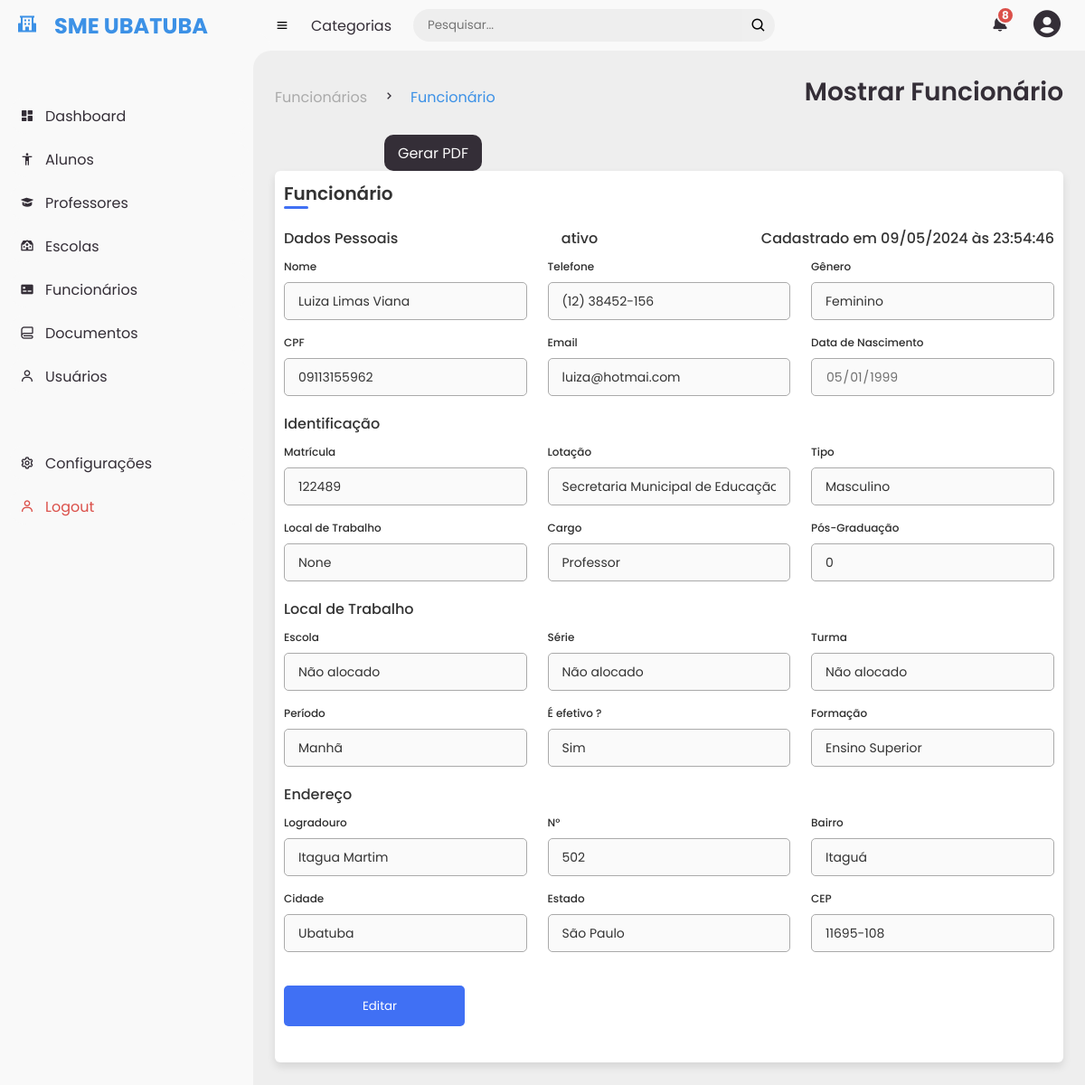
The app's page /user/funcionarios/funcionario/1 (signed in), older data.
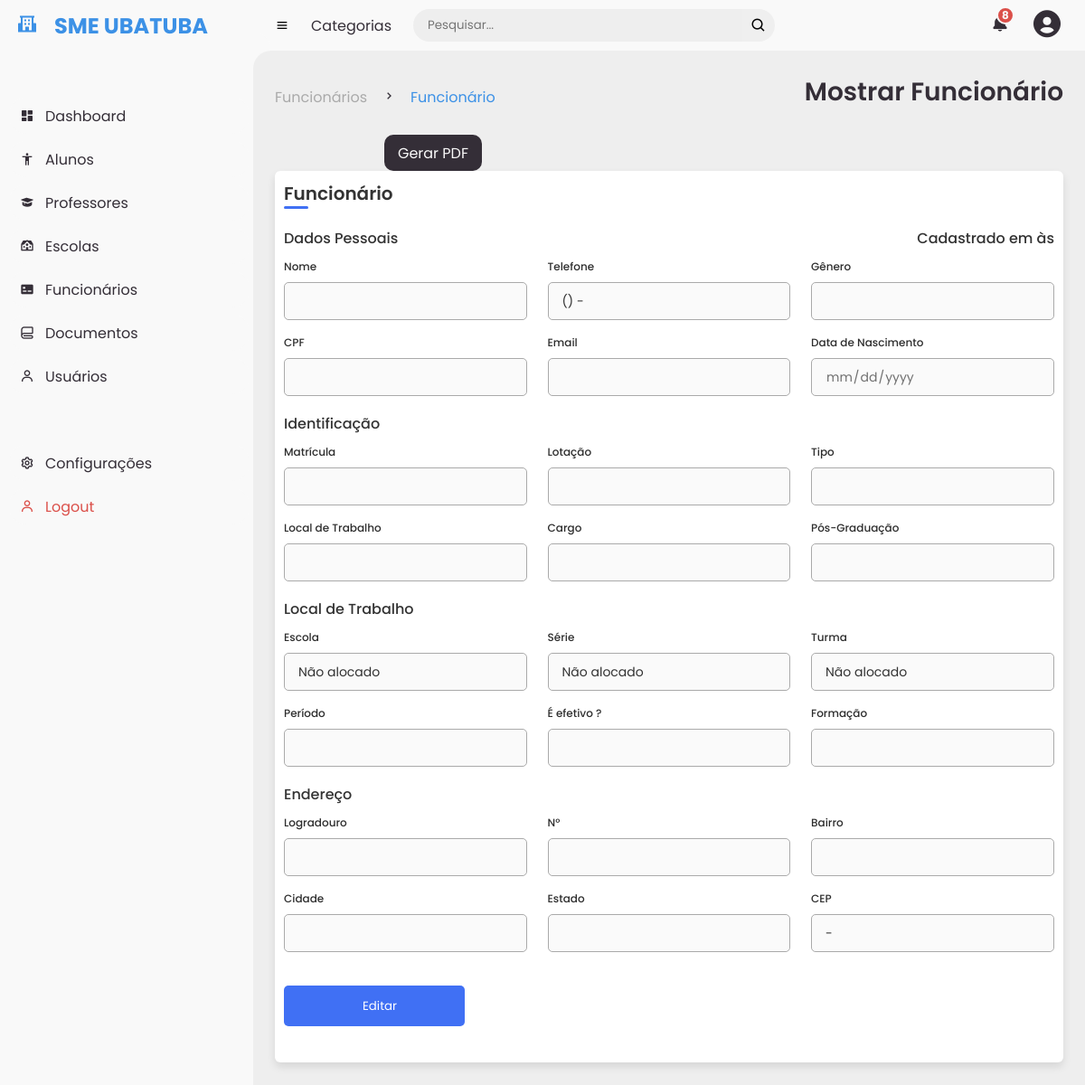
The same page, newer data.
### app.py (models this page shows, shortened)
class Funcionarios(db.Model):
    id = db.Column(db.Integer, primary_key=True)
    nome = db.Column(db.String(100))
    telefone = db.Column(db.String(100))
    genero = db.Column(db.String(100))
    cpf = db.Column(db.String(100))
    email = db.Column(db.String(100))
    data_nascimento = db.Column(db.String(10))
    data = db.Column(db.String(10))  # Alterado para db.String
    hora = db.Column(db.String(8))  # Coluna para armazenar a hora
    matricula = db.Column(db.String(100))
    lotacao = db.Column(db.String(100))
    local_trabalho = db.Column(db.String(100))
    cargo = db.Column(db.String(100))
    efetivo = db.Column(db.String(100))
    formacao = db.Column(db.String(100))
    add1 = db.Column(db.String(100))
    add2 = db.Column(db.String(100))
    add3 = db.Column(db.String(100))
    periodo = db.Column(db.String(100))
    rua = db.Column(db.String(100))
    numero = db.Column(db.String(100))
    bairro = db.Column(db.String(100))
    cidade = db.Column(db.String(100))
    estado = db.Column(db.String(100))
    cep = db.Column(db.String(100))
    situacao = db.Column(db.String(100))

### app.py (the view)
@app.route("/user/funcionarios/funcionario/<int:funcionario_id>", methods=["GET"])
def mostrar_funcionario(funcionario_id):
    if "user_id" in session:
        funcionario = Funcionarios.query.get(funcionario_id)
        alocacao = AlocacaoFuncionario.query.filter_by(funcionario_id=funcionario_id).first()
        escola_nome = alocacao.escola.nome if alocacao and alocacao.escola else "Não alocado"
        serie_nome = alocacao.serie.nome if alocacao and alocacao.serie else "Não alocado"
        turma_nome = alocacao.turma.nome if alocacao and alocacao.turma else "Não alocado"
        return render_template(
            "mostrar_funcionario.html",
            funcionario=funcionario,
            escola_nome=escola_nome,
            serie_nome=serie_nome,
            turma_nome = turma_nome
        )
    else:
        flash("Você não está logado!")
        return redirect(url_for("login"))

### templates/mostrar_funcionario.html (shortened to what this page needs)
{% extends "base.html" %}
{% block main_title%}Mostrar Funcionário{% endblock %}
{% block first_title %}Funcionários{% endblock %}
{% block sub_title %}Funcionário{% endblock %}
{% block content %}
    <head>
        <link rel="stylesheet" type="text/css" href="{{ url_for('static', filename='styles/editar_professor.css')}}">
    </head>
    <div class="container">
        <header>Funcionário</header>
        <form form action="#" method="POST">
            <div class="form first">
                <div class="details personal">
                    <div class="menu_information">
                        <span class="title">Dados Pessoais</span>
                        <span class="title">{{funcionario.situacao}}</span>
                        <span class="title data-cadastro">Cadastrado em {{funcionario.data}} às {{funcionario.hora}}</span>
                    </div>
                    <div class="fields">
                        <div class="input-field">
                            <label>Nome</label>
                            <input type="text" name="professor_nome" value="{{ funcionario.nome }}" disabled>
                        </div>
                        <div class="input-field">
                            <label>Telefone</label>
                            <input id="inputPhoneForm" name="professor_telefone" type="tel" value="{{ funcionario.telefone }}" disabled>
                        </div>
                        <div class="input-field">
                            <label>Gênero</label>
                            <input type="text" name="professor_genero" value="{{ funcionario.genero }}" disabled>
                        </div>
                        <div class="input-field">
                            <label>CPF</label>
                            <input type="text" name="professor_cpf" value="{{ funcionario.cpf }}" disabled>
                        </div>
                        <div class="input-field">
                            <label>Email</label>
                            <input type="text" name="professor_email" value="{{ funcionario.email }}" disabled>
                        </div>
                        <div class="input-field">
                            <label>Data de Nascimento</label>
                            <input type="date" name="professor_nascimento" value="{{ funcionario.data_nascimento }}" disabled>
                        </div>
                    </div>
                </div>
                <div class="details ID">
                    <span class="title">Identificação</span>
                    <div class="fields">
                        <div class="input-field">
                            <label>Matrícula</label>
                            <input type="text" name="professor_matricula" value="{{ funcionario.matricula }}" disabled>
                        </div>
                        <div class="input-field">
                            <label>Lotação</label>
                            <input type="text" name="professor_lotacao" value="{{ funcionario.lotacao }}" disabled>
                        </div>
                        <div class="input-field">
                            <label>Tipo</label>
                            <input type="text" name="professor_tipo" value="{{ funcionario.add1 }}" disabled>
                        </div>
                        <div class="input-field">
                            <label>Local de Trabalho</label>
                            <input type="text" name="professor_local_trabalho" value="{{ funcionario.local_trabalho }}" disabled>
                        </div>
                        <div class="input-field">
                            <label>Cargo</label>
                            <input type="text" name="professor_cargo" value="{{ funcionario.cargo }}" disabled>
                        </div>
                        <div class="input-field">
                            <label>Pós-Graduação</label>
                            <input type="text" name="professor_pos" value="{{ funcionario.add3 }}" disabled>
                        </div>
                    </div>
                <div class="details ID">
                    <span class="title">Local de Trabalho</span>
                    <div class="fields">
                        <div class="input-field">
                            <label for="inputEscolaForm">Escola</label>
                            <input type="text" name="professor_escola" value="{{ escola_nome }}" disabled>
                        </div>
                        <div class="input-field">
                            <label for="inputSerieForm">Série</label>
                            <input type="text" name="professor_serie" value="{{ serie_nome }}" disabled>
                        </div>
                        <div class="input-field">
                            <label>Turma</label>
                            <input type="text" name="professor_turma" value="{{ turma_nome }}" disabled>
                        </div>
                        <div class="input-field">
                            <label for="inputPeriodoForm">Período</label>
                            <input type="text" name="professor_periodo" value="{{ funcionario.periodo }}" disabled>
                        </div>
                        <div class="input-field">
                            <label>É efetivo ?</label>
                            <input type="text" name="professor_efetivo" value="{{ funcionario.efetivo }}" disabled>
                        </div>
                        <div class="input-field">
                            <label>Formação</label>
                            <input type="text" name="professor_formacao" value="{{ funcionario.formacao }}" disabled>
                        </div>
                    </div>
                    <div class="details ID">
                        <span class="title">Endereço</span>
                        <div class="fields">
                            <div class="input-field">
                                <label>Logradouro</label>
                                <input type="text" name="professor_logradouro" value="{{ funcionario.rua }}" disabled>
                            </div>
                            <div class="input-field">
                                <label>N°</label>
                                <input type="text" name="professor_numero" value="{{ funcionario.numero }}" disabled>
                            </div>
                            <div class="input-field">
                                <label>Bairro</label>
                                <input type="text" name="cd_professor_bairro" value="{{ funcionario.bairro }}" disabled>
                            </div>
                            <div class="input-field">
                                <label>Cidade</label>
                                <input type="text" name="professor_municipio" value="{{ funcionario.cidade }}" disabled>
                            </div>
                            <div class="input-field">
                                <label>Estado</label>
                                <input type="text" name="professor_estado" value="{{ funcionario.estado }}" disabled>
                            </div>
                            <div class="input-field">
                                <label>CEP</label>
                                <input id="inputCEPForm" name="professor_cep" type="text" value="{{ funcionario.cep }}" disabled>
                            </div>
                        </div>
                        <a href="editar/{{funcionario.id}}"><button type="button" class="btn btn-dark btn-primary"> Editar</button></a>
                    </div>
                </div>
            </div>
        </form>
    </div>
{% endblock %}

### templates/base.html (shortened to what this page needs)
<!DOCTYPE html>
<html>
<head>
    <link rel="stylesheet" type="text/css" href="{{ url_for('static', filename='styles/style.css')}}">
    <link href="https://unpkg.com/boxicons@2.0.9/css/boxicons.min.css" rel="stylesheet">
</head>
<body>
      <section id="sidebar">
          <a href="#" class="brand">
              <i class='bx bxs-school' ></i>
              <span class="text">SME UBATUBA</span>
          </a>
          <ul class="side-menu top">
              <li {% if current_page == 'home' %}class="active"{% endif %}>
                  <a href="{{ url_for('home') }}">
                      <i class='bx bxs-dashboard'></i>
                      <span class="text">Dashboard</span>
                  </a>
              </li>
              <li {% if current_page == 'alunos' %}class="active"{% endif %}>
                  <a href="{{ url_for('alunos') }}">
                      <i class='bx bx-body'></i>
                      <span class="text">Alunos</span>
                  </a>
              </li>
              <li {% if current_page == 'professores' %}class="active"{% endif %}>
                  <a href="{{ url_for('professores') }}">
                      <i class='bx bxs-graduation'></i>
                      <span class="text">Professores</span>
                  </a>
              </li>
              <li {% if current_page == 'escolas' %}class="active"{% endif %}>
                <a href="{{ url_for('escolas') }}">
                    <i class='bx bxs-institution'></i>
                    <span class="text">Escolas</span>
                </a>
            </li>
              <li {% if current_page == 'funcionarios' %}class="active"{% endif %}>
                  <a href="{{ url_for('funcionarios') }}">
                      <i class='bx bxs-credit-card-front'></i>
                      <span class="text">Funcionários</span>
                  </a>
              </li>
              <li {% if current_page == 'documentos' %}class="active"{% endif %}>
                <a href="{{ url_for('documentos') }}">
                    <i class='bx bx-blanket'></i>
                    <span class="text">Documentos</span>
                </a>
            </li>
            <li {% if current_page == 'usuarios' %}class="active"{% endif %}>
              <a href="{{ url_for('usuarios') }}">
                <i class='bx bx-user'></i>
                  <span class="text">Usuários</span>
              </a>
          </li>
          </ul>
          <ul class="side-menu">
            <li>
              <a href="#">
                  <i class='bx bx-cog'></i>
                  <span class="text">Configurações</span>
              </a>
          </li>
          <li>
              <a href="{{ url_for('logout') }}" class="logout">
                  <i class='bx bx-user'></i>
                  <span class="text">Logout</span>
              </a>
          </li>
          </ul>
      </section>
      <section id="content">
        <nav>
          <i class='bx bx-menu'></i>
          <a href="#" class="nav-link">Categorias</a>
          <form action="#">
            <div class="form-input">
              <input type="search" placeholder="Pesquisar...">
              <button type="submit" class="search-btn"><i class='bx bx-search'></i></button>
            </div>
          </form>
          <a href="#" class="notification">
            <i class='bx bxs-bell'></i>
            <span class="num">8</span>
          </a>
          <a class="profile">
            <i class='bx bxs-user-circle'></i>
          </a>
        </nav>
        <main>
          <div class="head-title" style="display: flex;">
            <ul class="breadcrumb">
                <li>
                    <a href="#">{% block first_title %}{% endblock %}</a>
                </li>
                <li><i class='bx bx-chevron-right' ></i></li>
                <li>
                    <a href="#" class="active">{% block sub_title %}{% endblock %}</a>
                </li>
            </ul>
            <h1>{% block main_title %}{% endblock %}</h1>
            <div class="btn-download">
              <a id="gerarPDF" href="#">
                <span class="text">Gerar PDF</span>
              </a>
            </div>
          </div>
          {% block content %}{% endblock %}
        </main>
      </section>
</body>
</html>

Row changes from the older to the newer data that the page shows:
removed Funcionarios: situacao "ativo", data "09/05/2024", hora "23:54:46", professor_nome "Luiza Limas Viana", professor_telefone "(12) 38452-156", professor_genero "Feminino", professor_cpf "09113155962", professor_email "luiza@hotmai.com", professor_nascimento "05/01/1999", professor_matricula "122489", professor_lotacao "Secretaria Municipal de Educação", professor_tipo "Masculino", professor_local_trabalho "None", professor_cargo "Professor", professor_pos "0", professor_periodo "Manhã", professor_efetivo "Sim", professor_formacao "Ensino Superior", professor_logradouro "Itagua Martim", professor_numero "502", cd_professor_bairro "Itaguá", professor_municipio "Ubatuba", professor_estado "São Paulo", professor_cep "11695-108"
Text that changed along with them:
form field professor_telefone: (not shown) → "() -"
form field professor_cep: (not shown) → "-"
